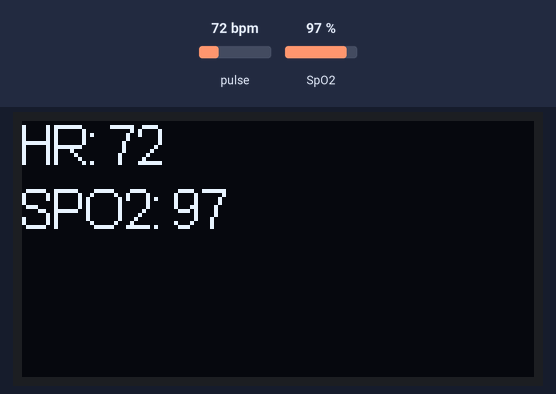
Bench run of a sketch on a simulated Arduino Uno, built with avr-gcc and run on an emulated ATmega328P. Shown: 128×64 one-colour display. Inputs (shaded band) come from the test bench; at power-on: pulse 72 bpm, SpO2 97 %. Random numbers use the default seed unless the sketch sets one; what the sketch prints to the serial monitor is not drawn.

Above: at 5.6 s.
5.7 s: pulse set to 42 bpm
At 7.2 s:
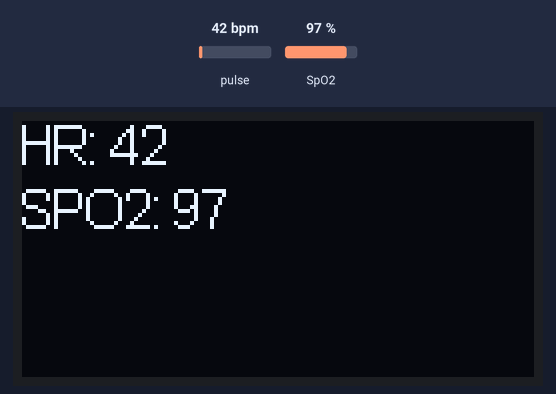
7.5 s: SpO2 set to 80 %
At 8.8 s:
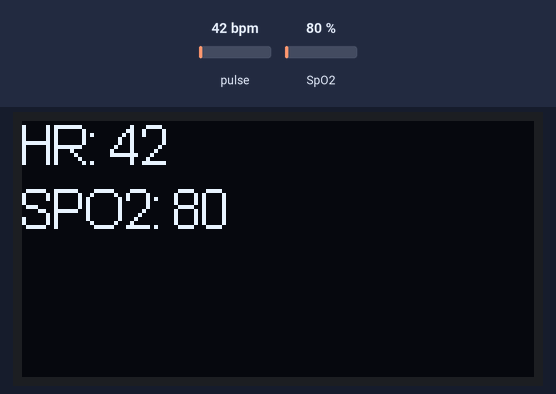
9.5 s: pulse set to 70 bpm
At 10.4 s:
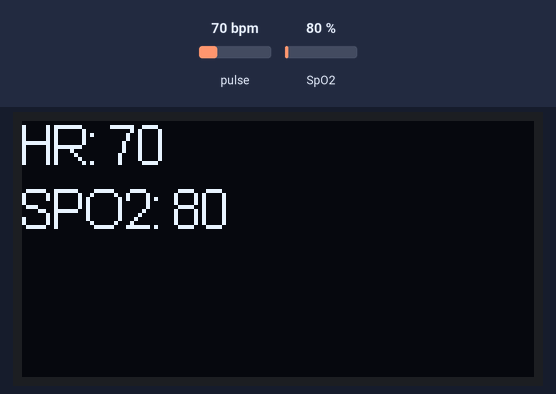
11.5 s: SpO2 set to 85 %
At 13.1 s:
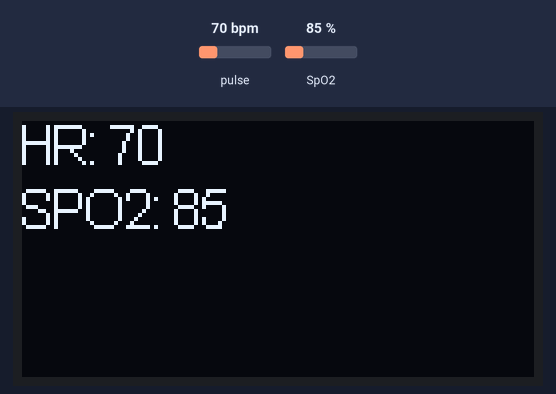
Timing chart, 0 to 14.5 s (numbered marks = the images above; inputs shaded):
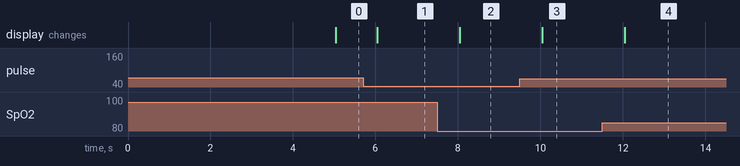

Measured:
- after the input at 5.7 s, the display: changes after 0.34 s (image 1)
- after the input at 7.5 s, the display: changes after 0.54 s (image 2)
- after the input at 9.5 s, the display: changes after 0.54 s (image 3)
- after the input at 11.5 s, the display: changes after 0.54 s (image 4)

The sketch:

Demo_Spo2_final.ino
```cpp
/*
  Hardware Connections (Breakoutboard to Arduino):
  -5V = 5V (3.3V is allowed)
  -GND = GND
  -SDA = A4 (or SDA)
  -SCL = A5 (or SCL)
*/

#include <Wire.h>
#include "MAX30105.h"
#include "spo2_algorithm.h"
#include "SSD1306Ascii.h" //oled library
#include "SSD1306AsciiWire.h" // oled library

MAX30105 particleSensor;
SSD1306AsciiWire oled;

#define MAX_BRIGHTNESS 255

#if defined(__AVR_ATmega328P__) || defined(__AVR_ATmega168__)
//Arduino Uno doesn't have enough SRAM to store 50 samples of IR led data and red led data in 32-bit format
//To solve this problem, 16-bit MSB of the sampled data will be truncated. Samples become 16-bit data.
uint16_t irBuffer[100]; //infrared LED sensor data
uint16_t redBuffer[100];  //red LED sensor data
#else
uint32_t irBuffer[100]; //infrared LED sensor data
uint32_t redBuffer[100];  //red LED sensor data
#endif

int32_t spo2; //SPO2 value
int8_t validSPO2; //indicator to show if the SPO2 calculation is valid
int32_t heartRate; //heart rate value
int8_t validHeartRate; //indicator to show if the heart rate calculation is valid

void setup()
{
  Serial.begin(115200); // initialize serial communication at 115200 bits per second:

  oled.begin(&Adafruit128x64, 0x3C);
  oled.setFont(Arial14);

  // Initialize sensor
  if (!particleSensor.begin(Wire, I2C_SPEED_FAST)) //Use default I2C port, 400kHz speed
  {
    Serial.println(F("MAX30105 was not found. Please check wiring/power."));
    while (1);
  }

  particleSensor.setup(60, 4, 2, 100, 411, 4096); //Configure sensor with these settings
}

void loop()
{

  //read the first 50 samples, and determine the signal range
  for (byte i = 0 ; i < 100 ; i++)
  {
    while (particleSensor.available() == false) //do we have new data?
      particleSensor.check(); //Check the sensor for new data

    redBuffer[i] = particleSensor.getRed();
    irBuffer[i] = particleSensor.getIR();
    particleSensor.nextSample(); //We're finished with this sample so move to next sample
//    Serial.print(F("red="));
//    Serial.print(redBuffer[i], DEC);
//    Serial.print(F(", ir="));
//    Serial.println(irBuffer[i], DEC);
  }

  //calculate heart rate and SpO2 after first 50 samples (first 4 seconds of samples)
  maxim_heart_rate_and_oxygen_saturation(irBuffer, 100, redBuffer, &spo2, &validSPO2, &heartRate, &validHeartRate);

  //Continuously taking samples from MAX30102.  Heart rate and SpO2 are calculated every 1 second
  while (1)
  {
    //dumping the first 25 sets of samples in the memory and shift the last 25 sets of samples to the top
    for (byte i = 25; i < 100; i++)
    {
      redBuffer[i - 25] = redBuffer[i];
      irBuffer[i - 25] = irBuffer[i];
    }

    //take 25 sets of samples before calculating the heart rate.
    for (byte i = 75; i < 100; i++)
    {
      while (particleSensor.available() == false) //do we have new data?
        particleSensor.check(); //Check the sensor for new data

      redBuffer[i] = particleSensor.getRed();
      irBuffer[i] = particleSensor.getIR();
      particleSensor.nextSample(); //We're finished with this sample so move to next sample
      Serial.print(F("red="));
      Serial.print(redBuffer[i], DEC);
      Serial.print(F(", ir="));
      Serial.print(irBuffer[i], DEC);

      Serial.print(F(", HR="));
      Serial.print(random(70,75));
      Serial.print(" ");

      Serial.print(F(", HRvalid="));
      Serial.print(validHeartRate);
      Serial.print(" ");
      Serial.print(F(", SPO2="));
      Serial.print(random(97,99));
      Serial.print(" ");

      Serial.print(F(", SPO2Valid="));
      Serial.print(validSPO2);
      Serial.println();

    }

    //After gathering 25 new samples recalculate HR and SP02
    maxim_heart_rate_and_oxygen_saturation(irBuffer, 100, redBuffer, &spo2, &validSPO2, &heartRate, &validHeartRate);
    printToScreen();
  }
}

void printToScreen() {
  oled.clear();

  oled.setCursor(0,0);
  if(1) {
    oled.print(F("HR: ")); oled.println(heartRate, DEC);
    oled.print(F("SPO2: ")); oled.println(spo2, DEC);
  } else {
    oled.print(F("Not valid"));
  }

}
```
